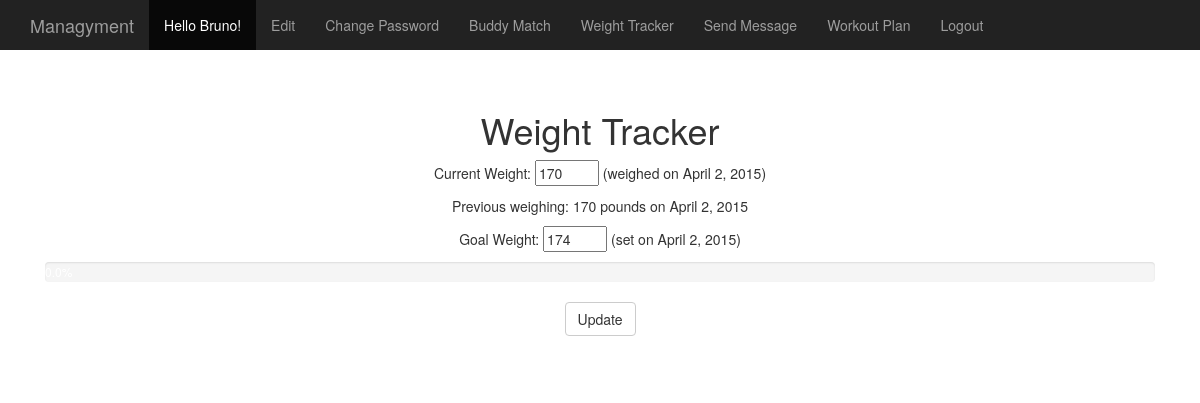
The app's page /tracker/ (signed in) with its own data.
### gym_app/models.py (models this page shows)
class Tracker(models.Model):
    startWeightDate = models.DateField(auto_now_add=True)
    startWeight = models.IntegerField(max_length=4, default=0)
    previousWeightDate = models.DateField(auto_now=True)
    previousWeight = models.IntegerField(max_length=4, default=0)
    currentWeightDate = models.DateField(auto_now=True)
    currentWeight = models.IntegerField(max_length=4, default=170)
    goalWeight = models.IntegerField(default=160, max_length=4)

### gym_app/views.py (the view, shortened to what this page needs)
# urls.py: url(r'^tracker/', tracker),
@login_required
def tracker(request):
    user = User.objects.get(username = request.user.username)
    athlete = RegularAthlete.objects.get(user = request.user)
    tracker = athlete.tracker
    progress=0
    result=0
    goal=0
    if tracker.goalWeight < tracker.startWeight: #lose weight goal
        goal = float(tracker.startWeight - tracker.goalWeight)
        result = float(tracker.startWeight - tracker.currentWeight)
    else:
        if tracker.goalWeight > tracker.startWeight: #gain weight goal
            goal = float(tracker.goalWeight - tracker.startWeight)
            result = float(tracker.currentWeight - tracker.startWeight)
    if goal == 0 or result > goal:
        progress = 100.0
    else:
        if result < 0:
            progress = 0.0
        else:
            progress = (result / goal) * 100.0
    progress = round(Decimal(progress), 1)
    tracker.save()
    context = {'tracker' : tracker, 'progress': progress}
    return render(request, 'gym_app/tracker.html', context)

### templates/gym_app/tracker.html (shortened to what this page needs)
{% extends 'base.html' %}
{% load staticfiles %}
{% block content%}
    <h1>Weight Tracker</h1>
       <form id="user_form" method="post" action="/tracker/"
                enctype="multipart/form-data">
            <p>Current Weight: <input type="number" min=1 max=500 name="currentWeight" value={{tracker.currentWeight}} size="50" />  (weighed on {{tracker.currentWeightDate}})</p>
            <p>Previous weighing: {{tracker.previousWeight}} pounds on {{tracker.previousWeightDate}}</p>
            <p>Goal Weight: <input type="number" min=1 max=500 name="goalWeight" value={{tracker.goalWeight}} size="50" />  (set on {{tracker.currentWeightDate}})</p>
            <div class="progress">
          </div>
            <input type="submit" class="btn btn-default" name="submit" value="Update" />
        </form>
{% endblock %}

### templates/base.html (shortened to what this page needs)
<!DOCTYPE html>
{% load staticfiles %}
<html lang="en">
  <head>
    <link href="{% static "css/bootstrap.min.css" %}" rel="stylesheet">
    <link href="{% static "css/starter-template.css" %}" rel="stylesheet">
    <link href="{% static "css/dashboard.css" %}" rel="stylesheet">
  </head>
  <body>
    <nav class="navbar navbar-inverse navbar-fixed-top">
      <div class="container">
        <div class="navbar-header">
          <a class="navbar-brand" href="/index">Managyment</a>
        </div>
        <div id="navbar" class="collapse navbar-collapse">
          <ul class="nav navbar-nav">
            {% if user.is_authenticated %}
              <li class="active"><a href="/index">Hello {{ user.first_name }}!</a></li>
                {% if group == 'admin' %}
                  <li><a href="/admin/">Dashboard</a></li>
                  <li><a href="/members">Send Message</a></li>
                  <li><a href="/plan_manage">Plan Management</a></li>
                  <li><a href="/logout/">Logout</a></li>
                {% else %}
                  <li><a href="/edit">Edit</a></li>
                  <li><a href="/change_password">Change Password</a></li>
                  <li><a href="/buddy_match">Buddy Match</a></li>
                  <li><a href="/tracker">Weight Tracker</a></li>
                  <li><a href="/members">Send Message</a></li>
                  <li><a href="/workout_plan">Workout Plan</a></li>
                  <li><a href="/logout/">Logout</a></li>
                {% endif %}
            {% else %}
              <li class="active"><a href="/index">Home</a></li>
              <li><a href="/register/">Register Here</a></li>
              <li><a href="/login/">Login</a></li>
            {% endif %}
          </ul>
        </div>
      </div>
    </nav>
    <div class="container">
      <div class="starter-template">
        {% block content %}
        {% endblock %}
      </div>
    </div>
  </body>
</html>

### static/css/starter-template.css (style rules this page uses)
body { padding-top: 50px; }
.starter-template { padding: 40px 15px; text-align: center; }

### static/css/dashboard.css (style rules this page uses)
body { padding-top: 50px; }
.navbar-fixed-top { border: 0; }

### records on screen
Tracker: currentWeight "170", currentWeightDate "April 2, 2015", previousWeight "170", previousWeightDate "April 2, 2015", goalWeight "174"

### other values on screen
{{ user.first_name }} "Bruno"
